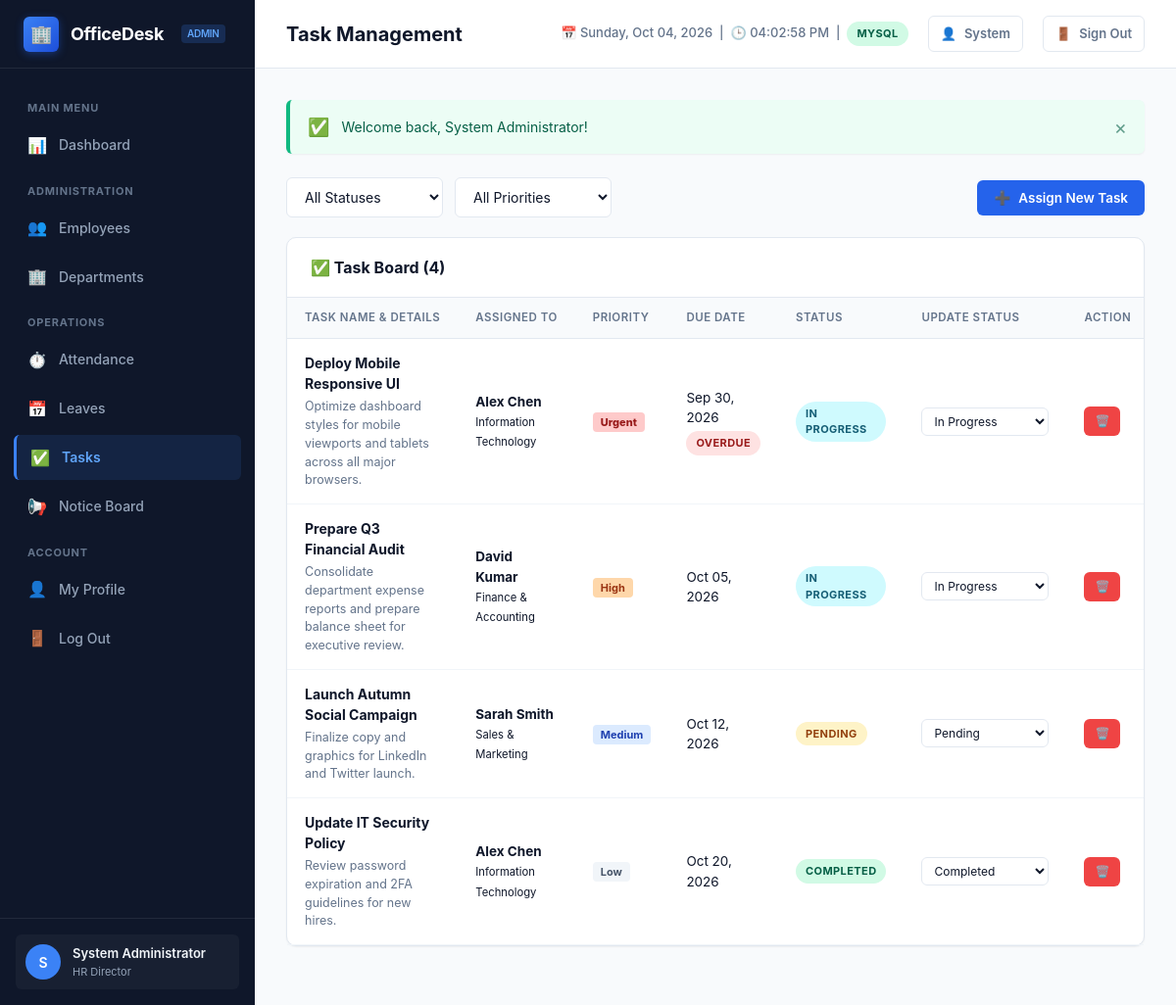
Screenshot of /tasks.php (signed in) with the database file from the repository.
### tables this page shows
CREATE TABLE `tasks` (
    `id` INT AUTO_INCREMENT PRIMARY KEY,
    `title` VARCHAR(200) NOT NULL,
    `description` TEXT NULL,
    `assigned_to` INT NOT NULL,
    `assigned_by` INT NOT NULL,
    `priority` ENUM('low', 'medium', 'high', 'urgent') NOT NULL DEFAULT 'medium',
    `due_date` DATE NOT NULL,
    `status` ENUM('pending', 'in_progress', 'completed', 'on_hold') NOT NULL DEFAULT 'pending',
    `created_at` TIMESTAMP DEFAULT CURRENT_TIMESTAMP,
    `updated_at` TIMESTAMP DEFAULT CURRENT_TIMESTAMP ON UPDATE CURRENT_TIMESTAMP,
    CONSTRAINT `fk_tasks_assigned_to` FOREIGN KEY (`assigned_to`) 
        REFERENCES `users`(`id`) ON DELETE CASCADE,
    CONSTRAINT `fk_tasks_assigned_by` FOREIGN KEY (`assigned_by`) 
        REFERENCES `users`(`id`) ON DELETE CASCADE
);

CREATE TABLE `users` (
    `id` INT AUTO_INCREMENT PRIMARY KEY,
    `full_name` VARCHAR(100) NOT NULL,
    `email` VARCHAR(150) NOT NULL UNIQUE,
    `password` VARCHAR(255) NOT NULL,
    `phone` VARCHAR(20) NULL,
    `role` ENUM('admin', 'employee') NOT NULL DEFAULT 'employee',
    `department_id` INT NULL,
    `designation` VARCHAR(100) NULL,
    `salary` DECIMAL(10,2) DEFAULT 0.00,
    `date_of_joining` DATE NULL,
    `status` ENUM('active', 'inactive') NOT NULL DEFAULT 'active',
    `created_at` TIMESTAMP DEFAULT CURRENT_TIMESTAMP,
    `updated_at` TIMESTAMP DEFAULT CURRENT_TIMESTAMP ON UPDATE CURRENT_TIMESTAMP,
    CONSTRAINT `fk_users_department` FOREIGN KEY (`department_id`) 
        REFERENCES `departments`(`id`) ON DELETE SET NULL
);

CREATE TABLE `departments` (
    `id` INT AUTO_INCREMENT PRIMARY KEY,
    `name` VARCHAR(100) NOT NULL UNIQUE,
    `description` TEXT NULL,
    `created_at` TIMESTAMP DEFAULT CURRENT_TIMESTAMP
);

### tasks.php (the view, shortened to what this page needs)
<?php
require_once __DIR__ . '/includes/header.php';
$params = [];
if (is_admin()) {
    $sql = "
        SELECT t.*, u_to.full_name AS assignee_name, u_by.full_name AS assigner_name, d.name AS dept_name
        FROM tasks t
        JOIN users u_to ON t.assigned_to = u_to.id
        JOIN users u_by ON t.assigned_by = u_by.id
        LEFT JOIN departments d ON u_to.department_id = d.id
        WHERE 1=1
    ";
}
$sql .= " ORDER BY (CASE WHEN t.status = 'completed' THEN 1 ELSE 0 END) ASC, t.due_date ASC";
$stmt = $pdo->prepare($sql);
$stmt->execute($params);
$tasks = $stmt->fetchAll();
?>
<div class="filter-bar">
    <form method="GET" action="tasks.php" style="display: flex; gap: 12px; align-items: center; flex-wrap: wrap;">
        <select name="status" class="form-control" style="width: 160px;" onchange="this.form.submit();">
            <option value="">All Statuses</option>
        </select>
        <select name="priority" class="form-control" style="width: 160px;" onchange="this.form.submit();">
            <option value="">All Priorities</option>
        </select>
    </form>
    <?php if (is_admin()): ?>
        <button type="button" class="btn btn-primary" data-open-modal="createTaskModal">
            <span>➕</span> Assign New Task
        </button>
    <?php endif; ?>
</div>
<div class="card">
    <div class="card-header">
        <div class="card-title">✅ Task Board (<?= count($tasks) ?>)</div>
    </div>
    <div class="table-responsive">
        <table class="data-table">
            <thead>
                <tr>
                    <th>Task Name & Details</th>
                    <?php if (is_admin()): ?>
                        <th>Assigned To</th>
                    <?php endif; ?>
                    <th>Priority</th>
                    <th>Due Date</th>
                    <th>Status</th>
                    <th>Update Status</th>
                    <?php if (is_admin()): ?>
                        <th>Action</th>
                    <?php endif; ?>
                </tr>
            </thead>
            <tbody>
                <?php if (empty($tasks)): ?>
                    <tr><td colspan="<?= is_admin() ? '7' : '5' ?>" class="table-empty">No tasks found in this view.</td></tr>
                <?php else: ?>
                    <?php foreach ($tasks as $task):
                        $isOverdue = ($task['status'] !== 'completed') && (strtotime($task['due_date']) < strtotime(date('Y-m-d')));
                    ?>
                        <tr>
                            <td style="max-width: 320px;">
                                <div style="font-weight: 700; font-size: 14px;"><?= htmlspecialchars($task['title']) ?></div>
                                <?php if (!empty($task['description'])): ?>
                                    <div style="color: #64748b; font-size: 12.5px; margin-top: 4px;"><?= nl2br(htmlspecialchars($task['description'])) ?></div>
                                <?php endif; ?>
                            </td>
                            <?php if (is_admin()): ?>
                                <td>
                                    <strong><?= htmlspecialchars($task['assignee_name']) ?></strong><br>
                                    <small class="text-muted"><?= htmlspecialchars($task['dept_name'] ?? 'General') ?></small>
                                </td>
                            <?php endif; ?>
                            <td><?= priority_badge($task['priority']) ?></td>
                            <td>
                                <div><?= format_date($task['due_date']) ?></div>
                                <?php if ($isOverdue): ?>
                                    <span class="badge badge-danger" style="margin-top: 4px;">Overdue</span>
                                <?php endif; ?>
                            </td>
                            <td><?= status_badge($task['status']) ?></td>
                            <td>
                                <form method="POST" style="display: flex; gap: 6px; align-items: center;">
                                    <select name="update_status" class="form-control" style="width: 130px; font-size: 12px; padding: 5px 8px;" onchange="this.form.submit();">
                                        <option value="pending" <?= ($task['status'] === 'pending') ? 'selected' : '' ?>>Pending</option>
                                        <option value="in_progress" <?= ($task['status'] === 'in_progress') ? 'selected' : '' ?>>In Progress</option>
                                        <option value="completed" <?= ($task['status'] === 'completed') ? 'selected' : '' ?>>Completed</option>
                                    </select>
                                </form>
                            </td>
                            <?php if (is_admin()): ?>
                                <td>
                                    <a href="tasks.php?action=delete&id=<?= $task['id'] ?>" class="btn btn-danger btn-sm" onclick="return confirm('Delete this task?');">
                                        🗑️
                                    </a>
                                </td>
                            <?php endif; ?>
                        </tr>
                    <?php endforeach; ?>
                <?php endif; ?>
            </tbody>
        </table>
    </div>
</div>
<?php require_once __DIR__ . '/includes/footer.php'; ?>

### includes/functions.php (shortened to what this page needs)
<?php
function flash_get() {
    if (isset($_SESSION['flash'])) {
        $flash = $_SESSION['flash'];
        return $flash;
    }
    return null;
}
function flash_render() {
    $flash = flash_get();
    if ($flash) {
        $type = htmlspecialchars($flash['type']);
        $msg = htmlspecialchars($flash['message']);
        $icon = 'ℹ️';
        if ($type === 'success') $icon = '✅';
        echo "<div class=\"alert alert-{$type}\"><span class=\"alert-icon\">{$icon}</span> <span>{$msg}</span><button class=\"alert-close\" onclick=\"this.parentElement.remove();\">&times;</button></div>";
    }
}
function is_admin() {
    return isset($_SESSION['user']['role']) && $_SESSION['user']['role'] === 'admin';
}
function format_date($date, $format = 'M d, Y') {
    $timestamp = strtotime($date);
    return $timestamp ? date($format, $timestamp) : '-';
}
function status_badge($status) {
    $status = strtolower(trim((string)$status));
    $classes = [
        'active'      => 'badge-success',
        'inactive'    => 'badge-secondary',
        'present'     => 'badge-success',
        'late'        => 'badge-warning',
        'half_day'    => 'badge-info',
        'absent'      => 'badge-danger',
        'pending'     => 'badge-warning',
        'in_progress' => 'badge-info',
        'completed'   => 'badge-success',
        'on_hold'     => 'badge-secondary',
        'approved'    => 'badge-success',
        'rejected'    => 'badge-danger',
    ];
    $cls = $classes[$status] ?? 'badge-secondary';
    $label = ucwords(str_replace('_', ' ', $status));
    return "<span class=\"badge {$cls}\">{$label}</span>";
}
function priority_badge($priority) {
    $priority = strtolower(trim((string)$priority));
    $classes = [
        'low'    => 'priority-low',
        'medium' => 'priority-medium',
        'high'   => 'priority-high',
        'urgent' => 'priority-urgent',
    ];
    $cls = $classes[$priority] ?? 'priority-medium';
    $label = ucfirst($priority);
    return "<span class=\"priority-tag {$cls}\">{$label}</span>";
}

### assets/css/style.css (style rules this page uses)
:root { --primary: #2563eb; --primary-hover: #1d4ed8; --primary-light: #eff6ff; --primary-border: #bfdbfe; --sidebar-bg: #0f172a; --sidebar-text: #94a3b8; --sidebar-hover: #1e293b; --sidebar-active: #3b82f6; --sidebar-active-bg: rgba(59, 130, 246, 0.12); --bg-main: #f8fafc; --card-bg: #ffffff; --text-main: #0f172a; --text-muted: #64748b; --border: #e2e8f0; --border-light: #f1f5f9; --success: #10b981; --success-light: #ecfdf5; --warning: #f59e0b; --warning-light: #fffbeb; --danger: #ef4444; --danger-light: #fef2f2; --info: #06b6d4; --info-light: #ecfeff; --radius-sm: 6px; --radius-md: 10px; --radius-lg: 16px; --shadow-sm: 0 1px 2px rgba(0,0,0,0.05); --shadow-md: 0 4px 6px -1px rgba(0,0,0,0.07), 0 2px 4px -2px rgba(0,0,0,0.05); --shadow-lg: 0 10px 15px -3px rgba(0,0,0,0.08), 0 4px 6px -4px rgba(0,0,0,0.04); }
* { margin: 0; padding: 0; box-sizing: border-box; font-family: -apple-system, BlinkMacSystemFont, "Segoe UI", Roboto, "Helvetica Neue", Arial, sans-serif; }
body { background-color: var(--bg-main); color: var(--text-main); display: flex; min-height: 100vh; font-size: 14px; line-height: 1.5; }
.alert { display: flex; align-items: center; padding: 14px 18px; border-radius: var(--radius-sm); margin-bottom: 24px; font-size: 14px; border-left: 4px solid; position: relative; box-shadow: var(--shadow-sm); }
.alert-icon { font-size: 18px; margin-right: 12px; }
.alert-close { margin-left: auto; background: none; border: none; font-size: 20px; line-height: 1; cursor: pointer; color: inherit; opacity: 0.6; }
.alert-success { background: var(--success-light); border-color: var(--success); color: #065f46; }
.card { background: var(--card-bg); border: 1px solid var(--border); border-radius: var(--radius-md); box-shadow: var(--shadow-sm); margin-bottom: 28px; }
.card-header { padding: 18px 24px; border-bottom: 1px solid var(--border); display: flex; align-items: center; justify-content: space-between; }
.card-title { font-size: 16px; font-weight: 700; color: var(--text-main); display: flex; align-items: center; gap: 8px; }
.table-responsive { overflow-x: auto; }
.data-table { width: 100%; border-collapse: collapse; text-align: left; font-size: 13.5px; }
.data-table th { background: #f8fafc; padding: 12px 18px; font-weight: 600; color: var(--text-muted); border-bottom: 1px solid var(--border); white-space: nowrap; text-transform: uppercase; font-size: 11.5px; letter-spacing: 0.5px; }
.data-table td { padding: 14px 18px; border-bottom: 1px solid var(--border-light); color: var(--text-main); vertical-align: middle; }
.badge { display: inline-block; padding: 4px 10px; border-radius: 9999px; font-size: 11px; font-weight: 700; text-transform: uppercase; letter-spacing: 0.4px; }
.badge-success { background: #d1fae5; color: #065f46; }
.badge-warning { background: #fef3c7; color: #92400e; }
.badge-danger { background: #fee2e2; color: #991b1b; }
.badge-info { background: #cffafe; color: #155e75; }
.priority-tag { font-size: 11px; font-weight: 700; padding: 3px 8px; border-radius: 4px; }
.priority-low { background: #f1f5f9; color: #475569; }
.priority-medium { background: #dbeafe; color: #1e40af; }
.priority-high { background: #fed7aa; color: #9a3412; }
.priority-urgent { background: #fecaca; color: #991b1b; font-weight: 800; }
.btn { display: inline-flex; align-items: center; justify-content: center; gap: 8px; padding: 9px 16px; font-size: 13.5px; font-weight: 600; border-radius: var(--radius-sm); text-decoration: none; cursor: pointer; border: 1px solid transparent; transition: all 0.15s ease; }
.btn-primary { background: var(--primary); color: #fff; }
.btn-danger { background: var(--danger); color: #fff; }
.btn-sm { padding: 5px 10px; font-size: 12px; }
.form-control { width: 100%; padding: 10px 14px; border: 1px solid var(--border); border-radius: var(--radius-sm); font-size: 14px; color: var(--text-main); background: #fff; outline: none; transition: border-color 0.2s, box-shadow 0.2s; }
.filter-bar { display: flex; align-items: center; justify-content: space-between; flex-wrap: wrap; gap: 14px; margin-bottom: 20px; }

### rows the page displays
tasks: title "Deploy Mobile Responsive UI", description "Optimize dashboard styles for mobile viewports and tablets across all major browsers.", assigned_to.full_name "Alex Chen", departments.name "Information Technology", priority "Urgent", due_date "Sep 30, 2026", shows "OVERDUE", status "IN PROGRESS", update_status "In Progress"
tasks: title "Prepare Q3 Financial Audit", description "Consolidate department expense reports and prepare balance sheet for executive review.", assigned_to.full_name "David Kumar", departments.name "Finance & Accounting", priority "High", due_date "Oct 05, 2026", status "IN PROGRESS", update_status "In Progress"
tasks: title "Launch Autumn Social Campaign", description "Finalize copy and graphics for LinkedIn and Twitter launch.", assigned_to.full_name "Sarah Smith", departments.name "Sales & Marketing", priority "Medium", due_date "Oct 12, 2026", status "PENDING", update_status "Pending"
tasks: title "Update IT Security Policy", description "Review password expiration and 2FA guidelines for new hires.", assigned_to.full_name "Alex Chen", departments.name "Information Technology", priority "Low", due_date "Oct 20, 2026", status "COMPLETED", update_status "Completed"

### other values shown
$user['role'] "ADMIN"
substr($user['full_name'] ?? 'U', 0, 1) "S"
$user['full_name'] "System Administrator"
$user['designation'] "HR Director"
$pageTitle "Task Management"
DB_ACTIVE_DRIVER "MYSQL"
explode(' ', $user['full_name'] ?? 'User')[0] "System"
$icon "✅"
$msg "Welcome back, System Administrator!"
count($tasks) "4"
